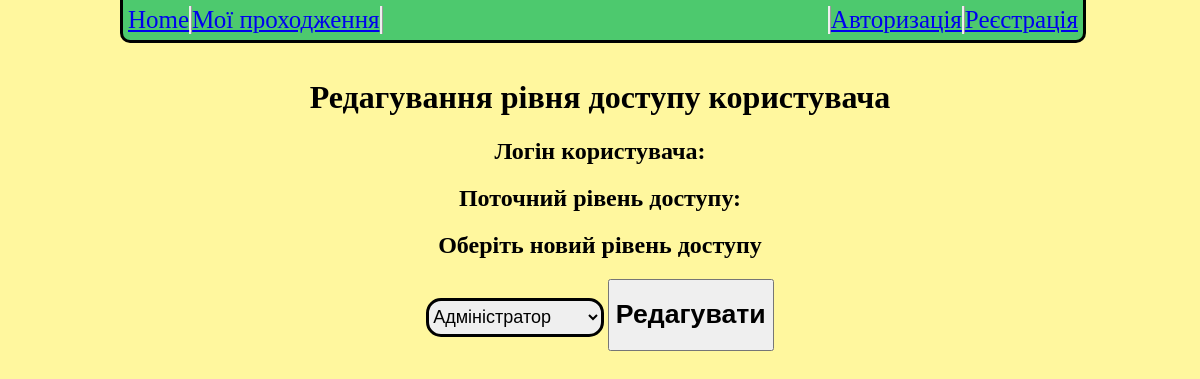
The page /edit_user?user_id=2 on the database as committed earlier.
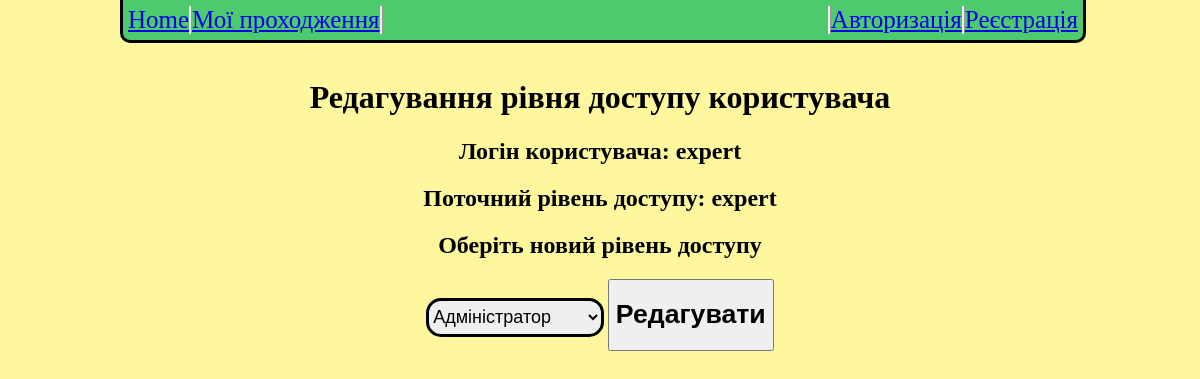
The same page on the database as committed later.
### models/user.py (models this page shows, shortened)
class UserModel(db.Model, UserMixin):
    __tablename__ = "user"
    user_id = db.Column(db.Integer, primary_key=True)
    user_login = db.Column(db.String(50), nullable=False, unique=True)
    user_password = db.Column(db.String(100), nullable=False)
    user_access_level = db.Column(db.String(50), nullable=False)
    @classmethod
    def find_by_id(cls, user_id):
        return UserModel.query.filter_by(user_id=user_id).first()

### app.py (the view)
@app.route('/edit_user', methods=['GET', 'POST'])
def admin_edit_user():
    editable_user_id = request.args.get('user_id')
    if request.method == 'GET':
        user = UserModel.find_by_id(request.args.get('user_id'))
        return render_template('admin_user_edit.html', user_info=user, user=UserModel(), validate_user=load_user(current_user.get_id()))
    elif request.method == 'POST':
        print(request.form.get('access_types'))
        print(request.form.get('editable_user_id'))
        user =UserModel.find_by_id(request.form.get('editable_user_id'))
        user.edit_user(request.form.get('access_types'))
        return redirect(url_for('admin_user_management'))

### app.py (called while the page is built)
@manager.user_loader
def load_user(user_id):
    return UserModel.query.get(user_id)

@app.after_request
def redirect_to_signin(response):
    if response.status_code == 401:
        return redirect(url_for('login_page') + '?next=' + request.url)
    return response

### templates/admin_user_edit.html (shortened to what this page needs)
<html>
    <head>
        <link rel="stylesheet" type="text/css" href="{{ url_for( 'static', filename='css/style.css', v=8) }}">
    </head>
    <body>
        <div class="header">
            <div class="nav_buttons">
                <div class="home_button">
                    <a href="{{url_for('index')}}">Home</a>
                </div>
                <div class="my_posts">
                    <a href="{{url_for('history')}}">Мої проходження</a>
                </div>
            </div>
            <div class="log_buttons">
                {% if validate_user == None %}
                <div class="register">
                    <a href="{{url_for('register')}}">Реєстрація</a>
                </div>
                <div class="login">
                    <a href="{{url_for('login_page')}}">Авторизація</a>
                </div>
                {% endif %}
            </div>
        </div>
        <div class="name_of_results">
            <h1>Редагування рівня доступу користувача</h1>
        </div>
        <div class="edit_block">
            <div class="user_login">
                <h2>Логін користувача: {{ user_info.user_login }}</h2>
            </div>
            <div class="current_user_access_level">
                <h2>Поточний рівень доступу: {{ user_info.user_access_level }}</h2>
            </div>
            <div class="new_access_level">
                <h2>Оберіть новий рівень доступу</h2>
                <form method="POST" action="edit_user">
                <select name="access_types">
                 <option value="admin">Адміністратор</option>
                </select>
                <button type="submit" name="edit_this_user"><h1>Редагувати</h1></button>
                </form>
            </div>
        </div>
    </body>
</html>

Rows that differ between the two databases and show on the page:
added UserModel: user_login "expert", user_access_level "expert"
